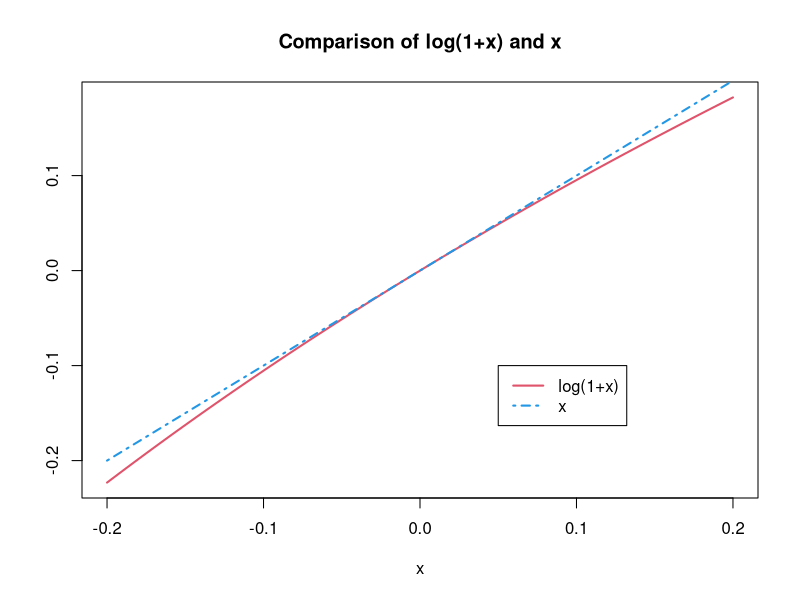
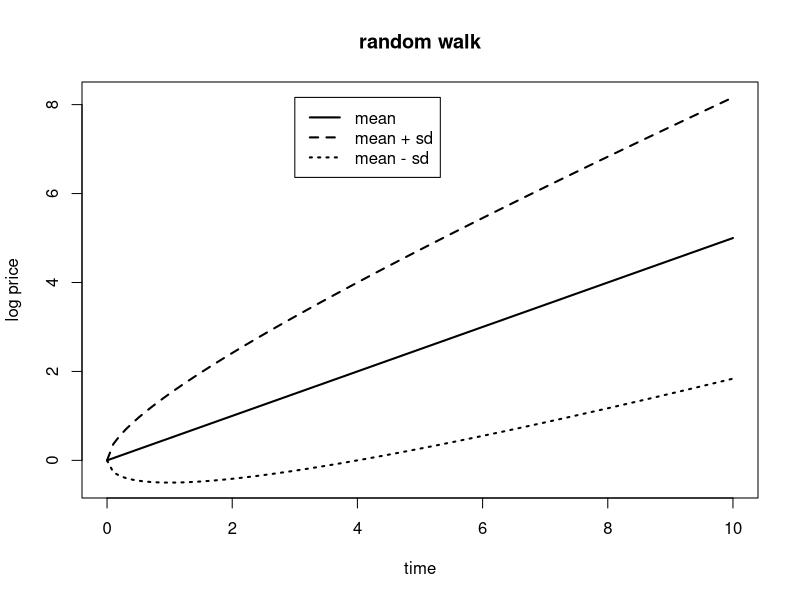
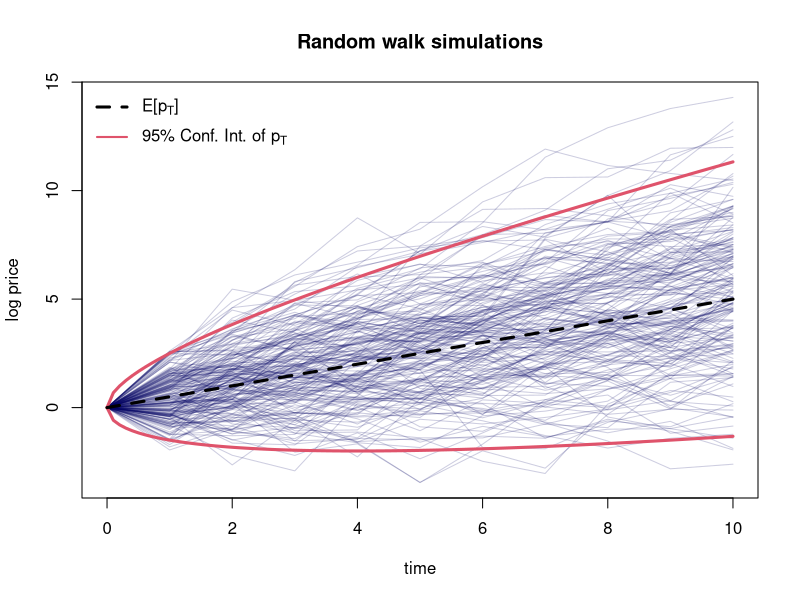

These charts were generated, in order, by the following R code:

## ----echo=FALSE----------------------------------------------------------
#########################################################################
# Copyright (C) 2011-2014 Guy Yollin                                    #
# License: http://www.gnu.org/licenses/gpl.html GPL version 2 or higher #
#########################################################################

## ----include=FALSE-------------------------------------------------------
library(knitr)
opts_chunk$set(tidy=FALSE,cache=FALSE,size='scriptsize',
  fig.path='figures/',fig.show='hide',fig.keep='last',
  fig.align='center',	fig.width=7,	fig.height=5,
  message=FALSE,warning=FALSE)

## ----echo=FALSE,cache=FALSE----------------------------------------------
options(width=79,continue=" ",digits=8)


## ----lret,echo=TRUE,fig.height=5,fig.width=5-----------------------------
log( 1 + c(0.1, 0.05, 0.01, 0, -0.01, -0.05, -0.1) )
x <- seq(-0.2,0.2,len=100)
x1 <- log(1+x)
plot(x=x, y=x1, xlab="x", ylab="", lwd=2, type="l", col=2)
lines(x=x, y=x, col=4, lty=4, lwd=2)
title(main="Comparison of log(1+x) and x")
legend(x=0.05, y=-0.1, c("log(1+x)","x"), col=c(2, 4), lty = c(1, 4), lwd=2)


## ----CONE,echo=TRUE,fig.height=5,fig.width=6-----------------------------
S0 <- 0
mu <- 0.5
sigma <- 1
tm <- seq(0, 10, len=100)
S <- S0 + mu*tm
ubound <- S0 + mu*tm + sigma*sqrt(tm)
lbound <- S0 + mu*tm - sigma*sqrt(tm)
ylim = range(c(ubound, lbound))
plot(x=tm, y=S, ylim=ylim, xlab="time", ylab="log price", main="random walk",
  type="l", lwd=2)
lines(tm, ubound, lty=2, lwd=2)
lines(tm, lbound, lty=3, lwd=2)
legend(3, max(ylim), c("mean","mean + sd","mean - sd"), lty = c(1,2,3), lwd=2)


## ----CONE2,echo=TRUE,fig.height=5,fig.width=6----------------------------
set.seed(2)
nsim <- 200

mat <- matrix( rnorm(n=10*nsim, mean=mu, sd=sigma), nrow=nsim, ncol=10 )
mat <- cbind(0, mat)
mat1 <- apply(mat, 1, cumsum)

matplot(x=0:10, y=mat1, type="l",
  col=rgb(0,0,100,50,maxColorValue=255),
  lty=1, xlab="time", ylab="log price")

ub <- S0 + mu*tm + 2*sigma*sqrt(tm)
lb <- S0 + mu*tm - 2*sigma*sqrt(tm)
lines(x=tm, y=ub, col=2, lwd=3)
lines(x=tm, y=lb, col=2, lwd=3)
lines(x=tm, y=S, type="l", col=1, lty=2, lwd=3)

l.str1 <- expression("E["*p[T]*"]")
l.str2 <- expression("95% Conf. Int. of "*p[T])
legend(x="topleft", legend=c(l.str1,l.str2), col=c(1,2), lty=c(2,1),
  bty="n", lwd=c(3,2), y.intersp=1.5, cex=1.0)

title("Random walk simulations")


## ----size='tiny'---------------------------------------------------------
P <- c(265.50, 264.27, 266.49, 253.81, 269.20, 277.69, 301.22, 280.98, 312.64,
  364.03, 393.62, 398.79)

P[-length(P)]

P[-1]

(R <- P[-1] / P[-length(P)] - 1)


## ------------------------------------------------------------------------
args(diff.default)
diff(P)

(R <- diff(P) / P[-length(P)])


## ----size='tiny'---------------------------------------------------------
log(1+R)

(r <- diff(log(P)))

exp(r) - 1


## ------------------------------------------------------------------------
library(zoo)
(z <- zooreg(P, as.yearmon("2013-01"), freq = 12))
class(z)
(R.z <- z[-1] / z[-length(z)] - 1)


## ------------------------------------------------------------------------
args(getS3method("lag","zoo"))
R
(R.z <- diff(z) / lag(z,-1))


## ------------------------------------------------------------------------
r
(r.z <- diff(log(z)))


## ------------------------------------------------------------------------
library(xts)
(x <- as.xts(z))
class(x)


## ------------------------------------------------------------------------
args(lag.xts)
(R.x <- diff(x) / lag(x))


## ------------------------------------------------------------------------
r
(r.x <- diff(log(x)))


